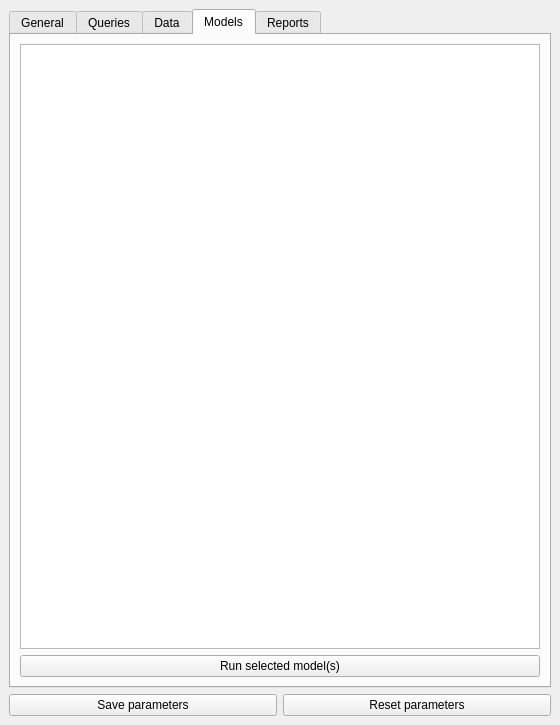
<?xml version="1.0" encoding="UTF-8"?>
<ui version="4.0">
 <class>EcoModelDockWidgetBase</class>
 <widget class="QDockWidget" name="EcoModelDockWidgetBase">
  <property name="geometry">
   <rect>
    <x>0</x>
    <y>0</y>
    <width>560</width>
    <height>725</height>
   </rect>
  </property>
  <property name="windowTitle">
   <string>Climate model administration</string>
  </property>
  <widget class="QWidget" name="dockWidgetContents">
   <layout class="QVBoxLayout" name="verticalLayout_3">
    <item>
     <widget class="QTabWidget" name="pbReportSave">
      <property name="currentIndex">
       <number>3</number>
      </property>
      <widget class="QWidget" name="tab">
       <attribute name="title">
        <string>General</string>
       </attribute>
       <layout class="QVBoxLayout" name="verticalLayout">
        <item>
         <widget class="QGroupBox" name="gbDatabase">
          <property name="title">
           <string>Database source</string>
          </property>
          <property name="checkable">
           <bool>false</bool>
          </property>
          <property name="checked">
           <bool>false</bool>
          </property>
          <layout class="QGridLayout" name="gridLayout">
           <item row="0" column="0">
            <widget class="QLabel" name="label_7">
             <property name="sizePolicy">
              <sizepolicy hsizetype="Preferred" vsizetype="Preferred">
               <horstretch>0</horstretch>
               <verstretch>0</verstretch>
              </sizepolicy>
             </property>
             <property name="text">
              <string>Database</string>
             </property>
            </widget>
           </item>
           <item row="0" column="1">
            <widget class="QPushButton" name="pbDatabase">
             <property name="sizePolicy">
              <sizepolicy hsizetype="Minimum" vsizetype="Fixed">
               <horstretch>0</horstretch>
               <verstretch>0</verstretch>
              </sizepolicy>
             </property>
             <property name="text">
              <string/>
             </property>
            </widget>
           </item>
           <item row="0" column="2">
            <widget class="QComboBox" name="cbDatabase">
             <property name="sizePolicy">
              <sizepolicy hsizetype="Preferred" vsizetype="Fixed">
               <horstretch>4</horstretch>
               <verstretch>0</verstretch>
              </sizepolicy>
             </property>
            </widget>
           </item>
           <item row="1" column="0" colspan="2">
            <widget class="QLabel" name="label_8">
             <property name="text">
              <string>Parameter table</string>
             </property>
            </widget>
           </item>
           <item row="1" column="2">
            <widget class="QLineEdit" name="leParameterTable">
             <property name="sizePolicy">
              <sizepolicy hsizetype="Expanding" vsizetype="Fixed">
               <horstretch>5</horstretch>
               <verstretch>0</verstretch>
              </sizepolicy>
             </property>
            </widget>
           </item>
           <item row="2" column="0" colspan="2">
            <widget class="QLabel" name="label_9">
             <property name="text">
              <string>Parameter SQL</string>
             </property>
            </widget>
           </item>
           <item row="2" column="2">
            <widget class="QLineEdit" name="leParameterSQL">
             <property name="sizePolicy">
              <sizepolicy hsizetype="Expanding" vsizetype="Fixed">
               <horstretch>5</horstretch>
               <verstretch>0</verstretch>
              </sizepolicy>
             </property>
            </widget>
           </item>
           <item row="3" column="0" colspan="3">
            <widget class="QCheckBox" name="chbParameter">
             <property name="text">
              <string>Add parameter table as layer</string>
             </property>
            </widget>
           </item>
          </layout>
         </widget>
        </item>
        <item>
         <widget class="QTreeView" name="tvGeneral"/>
        </item>
       </layout>
      </widget>
      <widget class="QWidget" name="tab_5">
       <attribute name="title">
        <string>Queries</string>
       </attribute>
       <layout class="QVBoxLayout" name="verticalLayout_6">
        <item>
         <widget class="QTreeView" name="tvQueries"/>
        </item>
       </layout>
      </widget>
      <widget class="QWidget" name="tab_4">
       <attribute name="title">
        <string>Data</string>
       </attribute>
       <layout class="QVBoxLayout" name="verticalLayout_5">
        <item>
         <widget class="QTreeView" name="tvData"/>
        </item>
        <item>
         <widget class="QPushButton" name="pbDataImport">
          <property name="text">
           <string>Import layer from mapper</string>
          </property>
         </widget>
        </item>
       </layout>
      </widget>
      <widget class="QWidget" name="tab_2">
       <attribute name="title">
        <string>Models</string>
       </attribute>
       <layout class="QVBoxLayout" name="verticalLayout_2">
        <item>
         <widget class="QTreeView" name="tvModels"/>
        </item>
        <item>
         <widget class="QPushButton" name="pbModelRun">
          <property name="text">
           <string>Run selected model(s)</string>
          </property>
         </widget>
        </item>
       </layout>
      </widget>
      <widget class="QWidget" name="tab_3">
       <attribute name="title">
        <string>Reports</string>
       </attribute>
       <layout class="QVBoxLayout" name="verticalLayout_4">
        <item>
         <widget class="QTreeView" name="tvReports"/>
        </item>
        <item>
         <widget class="QPushButton" name="pbReportRun">
          <property name="text">
           <string>Run selected report(s)</string>
          </property>
         </widget>
        </item>
       </layout>
      </widget>
     </widget>
    </item>
    <item>
     <layout class="QHBoxLayout" name="horizontalLayout">
      <item>
       <widget class="QPushButton" name="pbParameterSave">
        <property name="text">
         <string>Save parameters</string>
        </property>
       </widget>
      </item>
      <item>
       <widget class="QPushButton" name="pbParameterReset">
        <property name="text">
         <string>Reset parameters</string>
        </property>
       </widget>
      </item>
     </layout>
    </item>
   </layout>
  </widget>
 </widget>
 <resources/>
 <connections/>
</ui>
